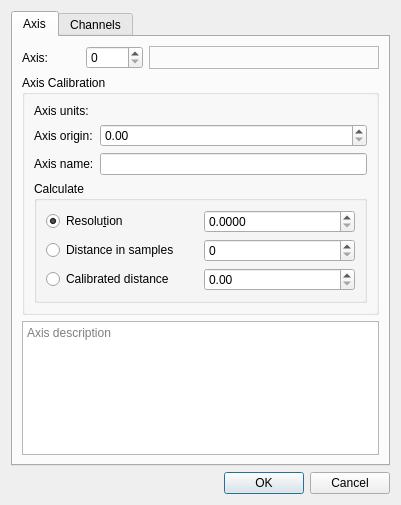
<?xml version="1.0" encoding="UTF-8"?>
<ui version="4.0">
 <class>AxesCalibrationDialog</class>
 <widget class="QDialog" name="AxesCalibrationDialog">
  <property name="windowModality">
   <enum>Qt::WindowModality::WindowModal</enum>
  </property>
  <property name="geometry">
   <rect>
    <x>0</x>
    <y>0</y>
    <width>401</width>
    <height>505</height>
   </rect>
  </property>
  <property name="windowTitle">
   <string>Axes Calibration</string>
  </property>
  <property name="modal">
   <bool>true</bool>
  </property>
  <layout class="QGridLayout" name="gridLayout_4">
   <item row="1" column="0">
    <widget class="QDialogButtonBox" name="buttonBox">
     <property name="orientation">
      <enum>Qt::Orientation::Horizontal</enum>
     </property>
     <property name="standardButtons">
      <set>QDialogButtonBox::StandardButton::Cancel|QDialogButtonBox::StandardButton::Ok</set>
     </property>
    </widget>
   </item>
   <item row="0" column="0">
    <widget class="QTabWidget" name="tabWidget">
     <property name="currentIndex">
      <number>0</number>
     </property>
     <widget class="QWidget" name="tabWidgetPage1">
      <attribute name="title">
       <string>Axis</string>
      </attribute>
      <layout class="QGridLayout" name="gridLayout_3">
       <item row="0" column="0">
        <layout class="QHBoxLayout" name="horizontalLayout">
         <item>
          <widget class="QLabel" name="label">
           <property name="sizePolicy">
            <sizepolicy hsizetype="Minimum" vsizetype="Preferred">
             <horstretch>1</horstretch>
             <verstretch>0</verstretch>
            </sizepolicy>
           </property>
           <property name="minimumSize">
            <size>
             <width>20</width>
             <height>0</height>
            </size>
           </property>
           <property name="text">
            <string>Axis:</string>
           </property>
          </widget>
         </item>
         <item>
          <widget class="QSpinBox" name="axisIndexSpinBox">
           <property name="sizePolicy">
            <sizepolicy hsizetype="MinimumExpanding" vsizetype="Fixed">
             <horstretch>1</horstretch>
             <verstretch>0</verstretch>
            </sizepolicy>
           </property>
           <property name="minimumSize">
            <size>
             <width>20</width>
             <height>0</height>
            </size>
           </property>
           <property name="toolTip">
            <string>Select axis index</string>
           </property>
           <property name="statusTip">
            <string>Select axis index</string>
           </property>
           <property name="whatsThis">
            <string>&lt;html&gt;&lt;head/&gt;&lt;body&gt;&lt;p&gt;Select the axis to calibrate, given the index of the axis. &lt;/p&gt;&lt;p&gt;&lt;a href=&quot;https://numpy.org/doc/stable/index.html&quot;&gt;&lt;span style=&quot; text-decoration: underline; color:#72b925;&quot;&gt;Numpy arrays&lt;/span&gt;&lt;/a&gt; associate a Cartesian system of axes, which are indexed starting with 0. &lt;span style=&quot; font-style:italic;&quot;&gt;1D arrays have a single axis&lt;/span&gt;. &lt;/p&gt;&lt;p&gt;For generic numpy arrays with at least two dimensions, the first axis (axis 0) is the vertical axis: iterating along its dimension points to an array &amp;quot;row&amp;quot;. &lt;/p&gt;&lt;p&gt;&lt;br/&gt;&lt;/p&gt;&lt;p&gt;The &lt;a href=&quot;https://ukoethe.github.io/vigra/&quot;&gt;&lt;span style=&quot; font-weight:600; text-decoration: underline; color:#72b925;&quot;&gt;Vigra&lt;/span&gt;&lt;/a&gt; library introduces the VigraArray, an enhanced form of numpy arrays where each axis has defined semantic (e.g. , space, time, etc) encapsulated in the concept of AxisTags. It is often useful to attach a physical dimension to such axes (units of measure for distance, time, etc). &lt;/p&gt;&lt;p&gt;&lt;br/&gt;&lt;/p&gt;&lt;p&gt;A VigraArray can have an additional axis representing the &amp;quot;channel&amp;quot; axis. This is useful particularly for multi-band, or multi-channel, images. In single-band images the channel axis, when present, has size 1 (a &amp;quot;singleton&amp;quot; axis). It makes sense to attach units of measure to this axis, too, thus giving a physical meaning to the channel data, when appropriate.&lt;/p&gt;&lt;p&gt;&lt;br/&gt;&lt;/p&gt;&lt;p&gt;Raster image data represented by classes in the &lt;a href=&quot;https://www.qt.io/&quot;&gt;&lt;span style=&quot; font-weight:600; text-decoration: underline; color:#72b925;&quot;&gt;Qt framework&lt;/span&gt;&lt;/a&gt; (QImage, QPixmap) by definition have only two axes corresponding to the Cartesian system of the image. &lt;/p&gt;&lt;/body&gt;&lt;/html&gt;</string>
           </property>
          </widget>
         </item>
         <item>
          <widget class="QLabel" name="axisInfoLabel">
           <property name="sizePolicy">
            <sizepolicy hsizetype="Expanding" vsizetype="Preferred">
             <horstretch>4</horstretch>
             <verstretch>0</verstretch>
            </sizepolicy>
           </property>
           <property name="toolTip">
            <string>Axis length (samples)</string>
           </property>
           <property name="frameShape">
            <enum>QFrame::Shape::StyledPanel</enum>
           </property>
           <property name="frameShadow">
            <enum>QFrame::Shadow::Sunken</enum>
           </property>
           <property name="midLineWidth">
            <number>1</number>
           </property>
           <property name="text">
            <string/>
           </property>
           <property name="scaledContents">
            <bool>true</bool>
           </property>
           <property name="wordWrap">
            <bool>true</bool>
           </property>
           <property name="textInteractionFlags">
            <set>Qt::TextInteractionFlag::TextSelectableByKeyboard|Qt::TextInteractionFlag::TextSelectableByMouse</set>
           </property>
          </widget>
         </item>
        </layout>
       </item>
       <item row="1" column="0">
        <widget class="QGroupBox" name="axisCalibrationGroupBox">
         <property name="sizePolicy">
          <sizepolicy hsizetype="Expanding" vsizetype="Preferred">
           <horstretch>1</horstretch>
           <verstretch>0</verstretch>
          </sizepolicy>
         </property>
         <property name="toolTip">
          <string>Calibrate axis. Selected parameter below will be calculated based on the value of the other two</string>
         </property>
         <property name="title">
          <string>Axis Calibration</string>
         </property>
         <layout class="QGridLayout" name="gridLayout_2">
          <item row="0" column="0">
           <widget class="QLabel" name="label_5">
            <property name="toolTip">
             <string>Select a physical unit</string>
            </property>
            <property name="statusTip">
             <string>Select a physical unit</string>
            </property>
            <property name="whatsThis">
             <string>Select a physical unit</string>
            </property>
            <property name="text">
             <string>Axis units:</string>
            </property>
           </widget>
          </item>
          <item row="0" column="1">
           <widget class="QuantityChooserWidget" name="axisUnitSelectionWidget" native="true"/>
          </item>
          <item row="1" column="0">
           <widget class="QLabel" name="label_2">
            <property name="text">
             <string>Axis origin:</string>
            </property>
           </widget>
          </item>
          <item row="1" column="1">
           <widget class="QDoubleSpinBox" name="axisOriginSpinBox">
            <property name="toolTip">
             <string>Axis origin in physical units</string>
            </property>
            <property name="statusTip">
             <string>Axis origin in physical units</string>
            </property>
            <property name="whatsThis">
             <string>Axis origin in physical units</string>
            </property>
            <property name="maximum">
             <double>1000000.000000000000000</double>
            </property>
           </widget>
          </item>
          <item row="2" column="0">
           <widget class="QLabel" name="label_8">
            <property name="text">
             <string>Axis name:</string>
            </property>
           </widget>
          </item>
          <item row="2" column="1">
           <widget class="QLineEdit" name="lineEdit_2"/>
          </item>
          <item row="3" column="0" colspan="2">
           <widget class="QGroupBox" name="groupBox">
            <property name="toolTip">
             <string>Selected parameter to calculate using the values of other two parameters.</string>
            </property>
            <property name="statusTip">
             <string>Selected parameter to calculate using the values of other two parameters.</string>
            </property>
            <property name="whatsThis">
             <string>Selected parameter to calculate using the values of other two parameters.</string>
            </property>
            <property name="title">
             <string>Calculate</string>
            </property>
            <layout class="QGridLayout" name="gridLayout">
             <item row="0" column="0">
              <widget class="QRadioButton" name="axisResolutionRadioButton">
               <property name="toolTip">
                <string>Resolution (units / pixel)
Select this to calculate it using Distance in pixels and Calibrated length.</string>
               </property>
               <property name="statusTip">
                <string>Axis resolution (size of one pixel in calibrated units)</string>
               </property>
               <property name="whatsThis">
                <string>Axis resolution (size of one pixel in calibrated units)</string>
               </property>
               <property name="text">
                <string>Resolu&amp;tion</string>
               </property>
               <property name="checked">
                <bool>true</bool>
               </property>
              </widget>
             </item>
             <item row="0" column="1">
              <widget class="QDoubleSpinBox" name="axisResolutionSpinBox">
               <property name="enabled">
                <bool>true</bool>
               </property>
               <property name="toolTip">
                <string>Axis resolution (size of one pixel in calibrated units)</string>
               </property>
               <property name="statusTip">
                <string>Axis resolution (size of one pixel in calibrated units)</string>
               </property>
               <property name="whatsThis">
                <string>Axis resolution (size of one pixel in calibrated units)</string>
               </property>
               <property name="readOnly">
                <bool>false</bool>
               </property>
               <property name="decimals">
                <number>4</number>
               </property>
               <property name="maximum">
                <double>1000000.000000000000000</double>
               </property>
              </widget>
             </item>
             <item row="1" column="0">
              <widget class="QRadioButton" name="axisSampleDistanceRadioButton">
               <property name="toolTip">
                <string>Distance in samples, along the selected axis.
Select this to calculate it based on Resolution and Calibrated distance</string>
               </property>
               <property name="statusTip">
                <string>Distance in samples, along the selected axis.\nSelect this to calculate it based on Resolution and Calibrated distance</string>
               </property>
               <property name="whatsThis">
                <string>Distance in samples, along the selected axis.
Select this to calculate it based on Resolution and Calibrated distance</string>
               </property>
               <property name="text">
                <string>Distance in samples</string>
               </property>
              </widget>
             </item>
             <item row="1" column="1">
              <widget class="QSpinBox" name="axisSampleDistanceSpinBox">
               <property name="toolTip">
                <string>Distance in pixels along the selected axis</string>
               </property>
               <property name="statusTip">
                <string>Distance in pixels along the selected ax</string>
               </property>
               <property name="whatsThis">
                <string>Distance in pixels along the selected ax</string>
               </property>
               <property name="maximum">
                <number>1000000000</number>
               </property>
              </widget>
             </item>
             <item row="2" column="0">
              <widget class="QRadioButton" name="axisCalibratedDistanceRadioButton">
               <property name="toolTip">
                <string>Calibrated distance in physical units.
Select this to calculate it based on Resolution and Distance in pixels</string>
               </property>
               <property name="statusTip">
                <string>Calibrated distance in physical units.\nSelect this to calculate it based on Resolution and Distance in pixels</string>
               </property>
               <property name="whatsThis">
                <string>Calibrated distance in physical units.
Select this to calculate it based on Resolution and Distance in pixels</string>
               </property>
               <property name="text">
                <string>Calibrated distance</string>
               </property>
              </widget>
             </item>
             <item row="2" column="1">
              <widget class="QDoubleSpinBox" name="axisCalibratedDistanceSpinBox">
               <property name="toolTip">
                <string>Distance in calibrated units</string>
               </property>
               <property name="maximum">
                <double>1000000.000000000000000</double>
               </property>
              </widget>
             </item>
            </layout>
           </widget>
          </item>
         </layout>
        </widget>
       </item>
       <item row="2" column="0">
        <widget class="QPlainTextEdit" name="axisDescriptionEdit">
         <property name="sizePolicy">
          <sizepolicy hsizetype="Expanding" vsizetype="Preferred">
           <horstretch>0</horstretch>
           <verstretch>1</verstretch>
          </sizepolicy>
         </property>
         <property name="toolTip">
          <string>Axis description</string>
         </property>
         <property name="placeholderText">
          <string>Axis description</string>
         </property>
        </widget>
       </item>
      </layout>
     </widget>
     <widget class="QWidget" name="tabWidgetPage2">
      <attribute name="title">
       <string>Channels</string>
      </attribute>
      <layout class="QGridLayout" name="gridLayout_6">
       <item row="0" column="0">
        <layout class="QHBoxLayout" name="horizontalLayout_2">
         <item>
          <widget class="QLabel" name="label_3">
           <property name="sizePolicy">
            <sizepolicy hsizetype="Minimum" vsizetype="Preferred">
             <horstretch>1</horstretch>
             <verstretch>0</verstretch>
            </sizepolicy>
           </property>
           <property name="text">
            <string>Channel:</string>
           </property>
          </widget>
         </item>
         <item>
          <widget class="QSpinBox" name="channelIndexSpinBox">
           <property name="sizePolicy">
            <sizepolicy hsizetype="MinimumExpanding" vsizetype="Fixed">
             <horstretch>1</horstretch>
             <verstretch>0</verstretch>
            </sizepolicy>
           </property>
           <property name="minimumSize">
            <size>
             <width>20</width>
             <height>0</height>
            </size>
           </property>
          </widget>
         </item>
         <item>
          <widget class="QLabel" name="channelInfoLabel">
           <property name="sizePolicy">
            <sizepolicy hsizetype="Expanding" vsizetype="Preferred">
             <horstretch>4</horstretch>
             <verstretch>0</verstretch>
            </sizepolicy>
           </property>
           <property name="frameShape">
            <enum>QFrame::Shape::StyledPanel</enum>
           </property>
           <property name="frameShadow">
            <enum>QFrame::Shadow::Sunken</enum>
           </property>
           <property name="text">
            <string/>
           </property>
          </widget>
         </item>
        </layout>
       </item>
       <item row="1" column="0">
        <widget class="QGroupBox" name="channelCalibrationGroupBox">
         <property name="sizePolicy">
          <sizepolicy hsizetype="Expanding" vsizetype="Preferred">
           <horstretch>1</horstretch>
           <verstretch>0</verstretch>
          </sizepolicy>
         </property>
         <property name="toolTip">
          <string>Calibrate axis. Selected parameter below will be calculated based on the value of the other two</string>
         </property>
         <property name="title">
          <string>Channel Calibration</string>
         </property>
         <layout class="QGridLayout" name="gridLayout_5">
          <item row="0" column="0">
           <widget class="QLabel" name="label_6">
            <property name="toolTip">
             <string>Select a physical unit</string>
            </property>
            <property name="statusTip">
             <string>Select a physical unit</string>
            </property>
            <property name="whatsThis">
             <string>Select a physical unit</string>
            </property>
            <property name="text">
             <string>Units:</string>
            </property>
           </widget>
          </item>
          <item row="0" column="1">
           <widget class="QuantityChooserWidget" name="channelUnitSelectionWidget" native="true"/>
          </item>
          <item row="1" column="0">
           <widget class="QLabel" name="label_7">
            <property name="text">
             <string>Minimum:</string>
            </property>
           </widget>
          </item>
          <item row="1" column="1">
           <widget class="QDoubleSpinBox" name="channelMinimumDoubleSpinBox"/>
          </item>
          <item row="2" column="0">
           <widget class="QLabel" name="label_9">
            <property name="text">
             <string>Maximum:</string>
            </property>
           </widget>
          </item>
          <item row="2" column="1">
           <widget class="QDoubleSpinBox" name="channelMaximumDoubleSpinBox"/>
          </item>
          <item row="3" column="0" colspan="2">
           <widget class="QPlainTextEdit" name="channelCalibrationFunctionTextEdit">
            <property name="placeholderText">
             <string extracomment="Example shown for Fluo5F">Channel calibration expression e.g. 2.3 * pq.micromolar * x / dF/F_max, where dF/F_max is a numeric dimensionless constant</string>
            </property>
           </widget>
          </item>
          <item row="4" column="0">
           <widget class="QLabel" name="label_4">
            <property name="text">
             <string>Name:</string>
            </property>
           </widget>
          </item>
          <item row="4" column="1">
           <widget class="QLineEdit" name="lineEdit"/>
          </item>
         </layout>
        </widget>
       </item>
       <item row="2" column="0">
        <widget class="QPlainTextEdit" name="channelDescriptionEdit">
         <property name="sizePolicy">
          <sizepolicy hsizetype="Expanding" vsizetype="Preferred">
           <horstretch>0</horstretch>
           <verstretch>1</verstretch>
          </sizepolicy>
         </property>
         <property name="toolTip">
          <string>Channel description</string>
         </property>
         <property name="placeholderText">
          <string>Channel description</string>
         </property>
        </widget>
       </item>
      </layout>
     </widget>
    </widget>
   </item>
  </layout>
 </widget>
 <customwidgets>
  <customwidget>
   <class>QuantityChooserWidget</class>
   <extends>QWidget</extends>
   <header location="global">gui.widgets.small_widgets</header>
   <container>1</container>
  </customwidget>
 </customwidgets>
 <resources/>
 <connections>
  <connection>
   <sender>buttonBox</sender>
   <signal>accepted()</signal>
   <receiver>AxesCalibrationDialog</receiver>
   <slot>accept()</slot>
   <hints>
    <hint type="sourcelabel">
     <x>248</x>
     <y>254</y>
    </hint>
    <hint type="destinationlabel">
     <x>157</x>
     <y>274</y>
    </hint>
   </hints>
  </connection>
  <connection>
   <sender>buttonBox</sender>
   <signal>rejected()</signal>
   <receiver>AxesCalibrationDialog</receiver>
   <slot>reject()</slot>
   <hints>
    <hint type="sourcelabel">
     <x>316</x>
     <y>260</y>
    </hint>
    <hint type="destinationlabel">
     <x>286</x>
     <y>274</y>
    </hint>
   </hints>
  </connection>
 </connections>
</ui>
